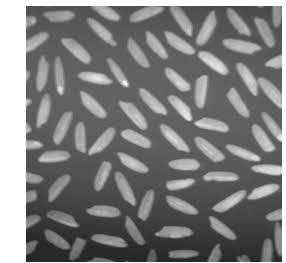
#> input picture 2_rice.jpg, 286 x 263 px
$ python 2_rice.py
#> lines starting #> are read from the running program, lines starting #| are printed output that depends on the picture; after the words box and inside, x2 and y2 are one past the last pixel; in counts of white or black regions, pixels touching at a corner belong together; long printed decimals are rounded
import cv2
import numpy as np
import matplotlib.pyplot as plt

img = cv2.imread("2_rice.jpg", 0)
#> img is the input picture: shape (263, 286); min 26, max 255, mean 127.5
_, binary = cv2.threshold(img, 0, 255, cv2.THRESH_BINARY + cv2.THRESH_OTSU)
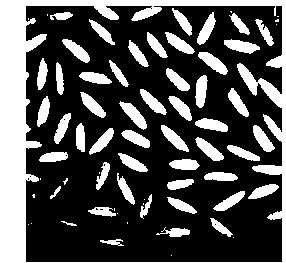
#> binary: shape (263, 286); 31.5% white; 70 white regions (19 under 20 px), largest, box (x1, y1, x2, y2) and area: (0, 0, 286, 263) 11891, (119, 101, 147, 130) 330, (198, 52, 228, 75) 321
binary = cv2.morphologyEx(binary, cv2.MORPH_OPEN, np.ones((3,3), np.uint8))
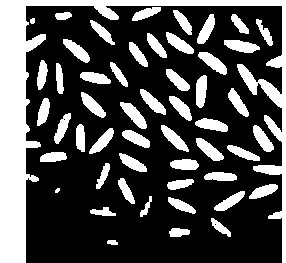
#> binary: shape (263, 286); 30.5% white; 52 white regions (1 under 20 px), largest, box (x1, y1, x2, y2) and area: (0, 0, 286, 263) 11324, (120, 102, 147, 129) 327, (198, 52, 227, 75) 319

n, labels, stats, _ = cv2.connectedComponentsWithStats(binary, 8)
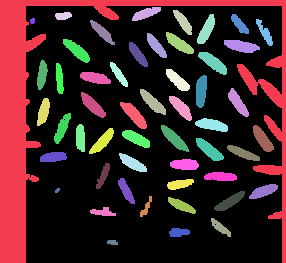
#> labels: shape (263, 286) int32; 53 distinct labels, from 0 to 52; one colour per label, 0 black
#> n = 53; stats = 53 rows, first 6: [26, 6, 256, 257, 52312], [0, 0, 286, 263, 11324], [132, 7, 29, 14, 225], [173, 10, 19, 25, 219], [55, 12, 17, 8, 107], [197, 14, 18, 30, 282]
output = cv2.cvtColor(img, cv2.COLOR_GRAY2BGR)
selected = np.zeros_like(img)

for i in range(1, n):
    area = stats[i, cv2.CC_STAT_AREA]
    w, h = stats[i, 2], stats[i, 3]

    if area > 20:
        obj = np.uint8(labels == i) * 255
        c, _ = cv2.findContours(obj, cv2.RETR_EXTERNAL, cv2.CHAIN_APPROX_SIMPLE)

        if c:
            p = cv2.arcLength(c[0], True)
            print("Area:", area, "Major Axis:", max(w,h), "Perimeter:", p)

            x, y = stats[i, 0], stats[i, 1]
            cv2.rectangle(output, (x,y), (x+w,y+h), (0,255,0), 1)

            if 50 <= area <= 500:
                selected[labels == i] = 255
#> this loop made 52 passes
#> (area, w, h, p, x, y) on passes 1 to 12: (11324, 286, 263, 2063.8, 0, 0), (225, 29, 14, 72.28, 132, 7), (219, 19, 25, 68.43, 173, 10), (107, 17, 8, 40.73, 55, 12), (282, 18, 30, 77.36, 197, 14), (175, 18, 20, 59.11, 231, 14), (26, 5, 6, 16.24, 30, 18), (178, 17, 27, 77.11, 256, 19), (226, 25, 25, 75.5, 90, 20), (230, 20, 25, 69.01, 147, 33), (291, 28, 22, 77.84, 166, 32), (291, 27, 24, 78.67, 63, 39)
#| Area: 11324 Major Axis: 286 Perimeter: 2063.813
#| Area: 225 Major Axis: 29 Perimeter: 72.284
#| Area: 219 Major Axis: 25 Perimeter: 68.426
#| Area: 107 Major Axis: 17 Perimeter: 40.728
#| Area: 282 Major Axis: 30 Perimeter: 77.355
#| Area: 175 Major Axis: 20 Perimeter: 59.113
#| Area: 26 Major Axis: 6 Perimeter: 16.243
#| Area: 178 Major Axis: 27 Perimeter: 77.113
#> (further printed lines are left out)
#> pass 1, `obj = np.uint8(labels == i) * 255`:
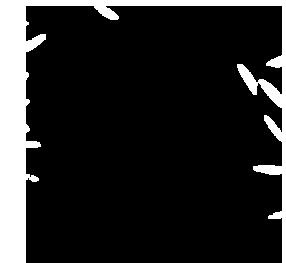
#> obj: shape (263, 286); 15.1% white; 1 white region, box (x1, y1, x2, y2) and area: (0, 0, 286, 263) 11324
#> after the loop:
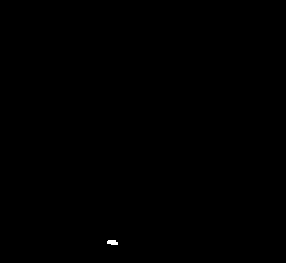
#> obj: shape (263, 286); 0.06% white; 1 white region, box (x1, y1, x2, y2) and area: (107, 240, 118, 245) 46
#> after the loop:
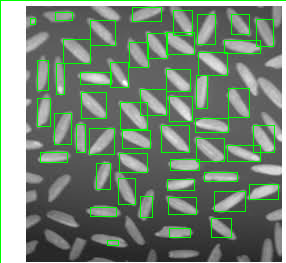
#> output: shape (263, 286, 3); 6.41% of pixels changed, all inside (x1, y1, x2, y2) = (0, 0, 286, 263)
#> after the loop:
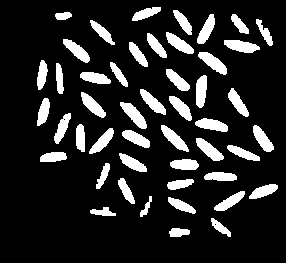
#> selected: shape (263, 286); 15.3% white; 48 white regions, largest, box (x1, y1, x2, y2) and area: (120, 102, 147, 129) 327, (198, 52, 227, 75) 319, (224, 40, 260, 53) 317

print("Total Rice:", n-1)
#| Total Rice: 52

plt.figure(figsize=(12,4))
plt.subplot(131);
plt.imshow(img, cmap="gray");
plt.title("Original")

plt.subplot(132);
plt.imshow(cv2.cvtColor(output, cv2.COLOR_BGR2RGB));
plt.title("Detected Rice")

plt.subplot(133);
plt.imshow(selected, cmap="gray");
plt.title("Specific Area Range")
plt.show()
